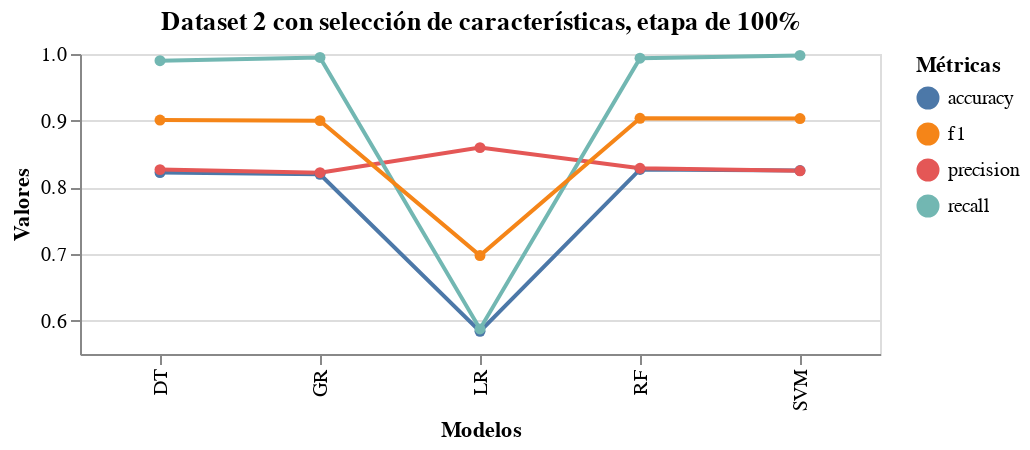

Notebook code cell kept with this figure:
### Code cell
import altair as alt
from vega_datasets import data
import pandas as pd


alt.Chart(new_df).mark_line(point=True).encode(
    x=alt.X("Algoritmos").scale(zero=False).title("Modelos"),
    y=alt.Y("Valores").scale(zero=False),
    color=alt.Color("Métricas:N")
).properties(
    title="Dataset 2 con selección de características, etapa de 100%",
    width=400,
    height=150,
)

### Figure 1 — Vega-Lite specification as saved in the notebook (floating-point values rounded to 4 significant figures)
{"config": {"view": {"continuousWidth": 300, "continuousHeight": 300}}, "data": {"name": "data-642b3b06a58f7a92e6d2029dfe268396"}, "mark": {"type": "line", "point": true}, "encoding": {"color": {"field": "Métricas", "type": "nominal"}, "x": {"field": "Algoritmos", "scale": {"zero": false}, "title": "Modelos", "type": "nominal"}, "y": {"field": "Valores", "scale": {"zero": false}, "type": "quantitative"}}, "height": 150, "title": "Dataset 2 con selección de características, etapa de 100%", "width": 400, "$schema": "https://vega.github.io/schema/vega-lite/v5.14.1.json", "datasets": {"data-642b3b06a58f7a92e6d2029dfe268396": [{"Algoritmos": "DT", "Métricas": "accuracy", "Valores": 0.8221}, {"Algoritmos": "DT", "Métricas": "precision", "Valores": 0.8266}, {"Algoritmos": "DT", "Métricas": "recall", "Valores": 0.9899}, {"Algoritmos": "DT", "Métricas": "f1", "Valores": 0.9009}, {"Algoritmos": "RF", "Métricas": "accuracy", "Valores": 0.8268}, {"Algoritmos": "RF", "Métricas": "precision", "Valores": 0.8286}, {"Algoritmos": "RF", "Métricas": "recall", "Valores": 0.9937}, {"Algoritmos": "RF", "Métricas": "f1", "Valores": 0.9036}, {"Algoritmos": "LR", "Métricas": "accuracy", "Valores": 0.584}, {"Algoritmos": "LR", "Métricas": "precision", "Valores": 0.8596}, {"Algoritmos": "LR", "Métricas": "recall", "Valores": 0.5876}, {"Algoritmos": "LR", "Métricas": "f1", "Valores": 0.6977}, {"Algoritmos": "GR", "Métricas": "accuracy", "Valores": 0.8195}, {"Algoritmos": "GR", "Métricas": "precision", "Valores": 0.8219}, {"Algoritmos": "GR", "Métricas": "recall", "Valores": 0.9948}, {"Algoritmos": "GR", "Métricas": "f1", "Valores": 0.9}, {"Algoritmos": "SVM", "Métricas": "accuracy", "Valores": 0.8251}, {"Algoritmos": "SVM", "Métricas": "precision", "Valores": 0.8249}, {"Algoritmos": "SVM", "Métricas": "recall", "Valores": 0.9979}, {"Algoritmos": "SVM", "Métricas": "f1", "Valores": 0.9031}]}}
